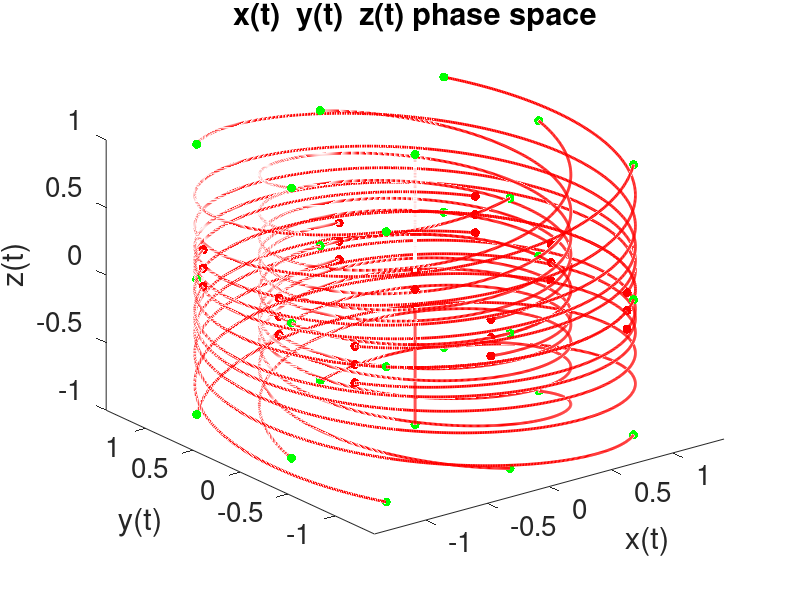

Write the MATLAB code that produced this figure.
function threedim
  
  t0   = 0;      %initial time
  tend = 2;    %final time
  
  % create an array of 100  "linearly spaced" t values starting from t0 and ending at tend
  Tspan = linspace(t0,tend,1000);
  
  figure(1); clf;

  for i=-1:1:1
    for j=-1:1:1
      for k=-1:1:1

        IC = [i;j;k];
        % some options for the ODE solver. Don't need to worry about this
        opts=odeset('Reltol',1e-6,'AbsTol',1e-6*ones(length(IC),1));
     
        % solve the DE
        [t,R]=ode45(@rhs_of_DE,Tspan,IC,opts);
        
        disp('final values of x,y,z are:')

        xend = R(end,1);
        yend = R(end,2);
        zend = R(end,3);
        
        disp(['x(10)=',num2str(xend)])
        disp(['y(10)=',num2str(yend)])
        disp(['z(10)=',num2str(zend)])
        
        
        plot3(R(:,1),R(:,2),R(:,3),'linewidth',2,'r'); hold on
        plot3(IC(1),IC(2),IC(3),'g.','markersize',20);  %plot the initial value as a green point
        plot3(xend,yend,zend,'r.','markersize',20);  %plot the end value as a red point
        
        hold on;
        
        clear t; clear R;

      endfor
    endfor
  endfor
  
  xlabel('x(t)','fontsize',20)
  ylabel('y(t)','fontsize',20)
  zlabel('z(t)','fontsize',20)
  title('x(t)  y(t)  z(t) phase space','fontsize',20)
  axis tight
  set(gca,'fontsize',20)

endfunction


function dRdt=rhs_of_DE(t,R)
   dRdt = [0,4,0;-4,0,0;0,0,-1]*R;
end